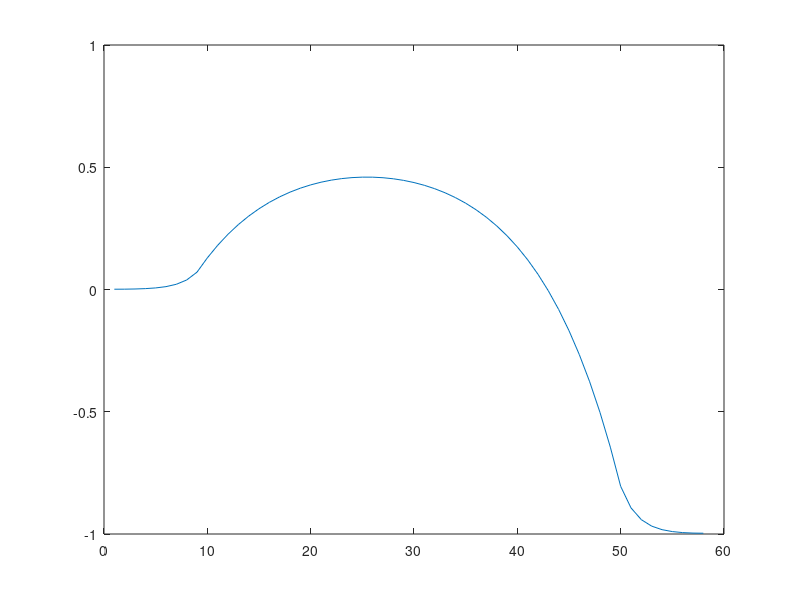

Recreate this plot in MATLAB.
clear;
%%%%%%%%%%%%%%%%%%%%%%%%%%%%%%%%%%%%%%%%%%%%%%%%
E_f = 0.1;
E_g = 1;
phi_bi = -(E_f + E_g/2);
V_ds = -1;
phi_ds = -V_ds;
phi_g = 0;

a = 0.5;
d_ch = 2;
d_ox = 3;
eps_ox = 4;
eps_ch = 11.2;
lambda = sqrt(d_ox*d_ch*eps_ch/eps_ox)
lambda_sd = 0.2*lambda;
l_ch = 5*lambda;
l_sd = 6*lambda_sd;
%%%%%%%%%%%%%%%%%%%%%%%%%%%%%%%%%%%%%%%%%%%%%%%%

n_sd = floor(l_sd / a);
n_ch = floor(l_ch / a);
n_ges = 2*n_sd + n_ch;
l_ges = l_ch + 2*l_sd

% Nullen verschwinden in fertiger Matrix
upper_diag = [0;2; ones(n_ges-2, 1)]/a^2;
lower_diag = [ones(n_ges-2,1); 2; 0]/a^2;
middle_diag = [ones(n_sd, 1)*(-2/a^2 - 1/lambda_sd^2);
               ones(n_ch, 1)*(-2/a^2 - 1/lambda^2);
               ones(n_sd, 1)*(-2/a^2 - 1/lambda_sd^2);
               ];
M = spdiags([upper_diag, middle_diag, lower_diag], [1,0,-1], n_ges, n_ges);

vec(1:n_sd, 1) = 0/lambda_sd^2;
vec(n_sd+1:n_sd+n_ch, 1) = (phi_g+phi_bi)/lambda^2;
vec(n_sd+n_ch+1 : n_ges, 1) = phi_ds/lambda_sd^2;

plot(1:n_ges, inv(M)*vec)